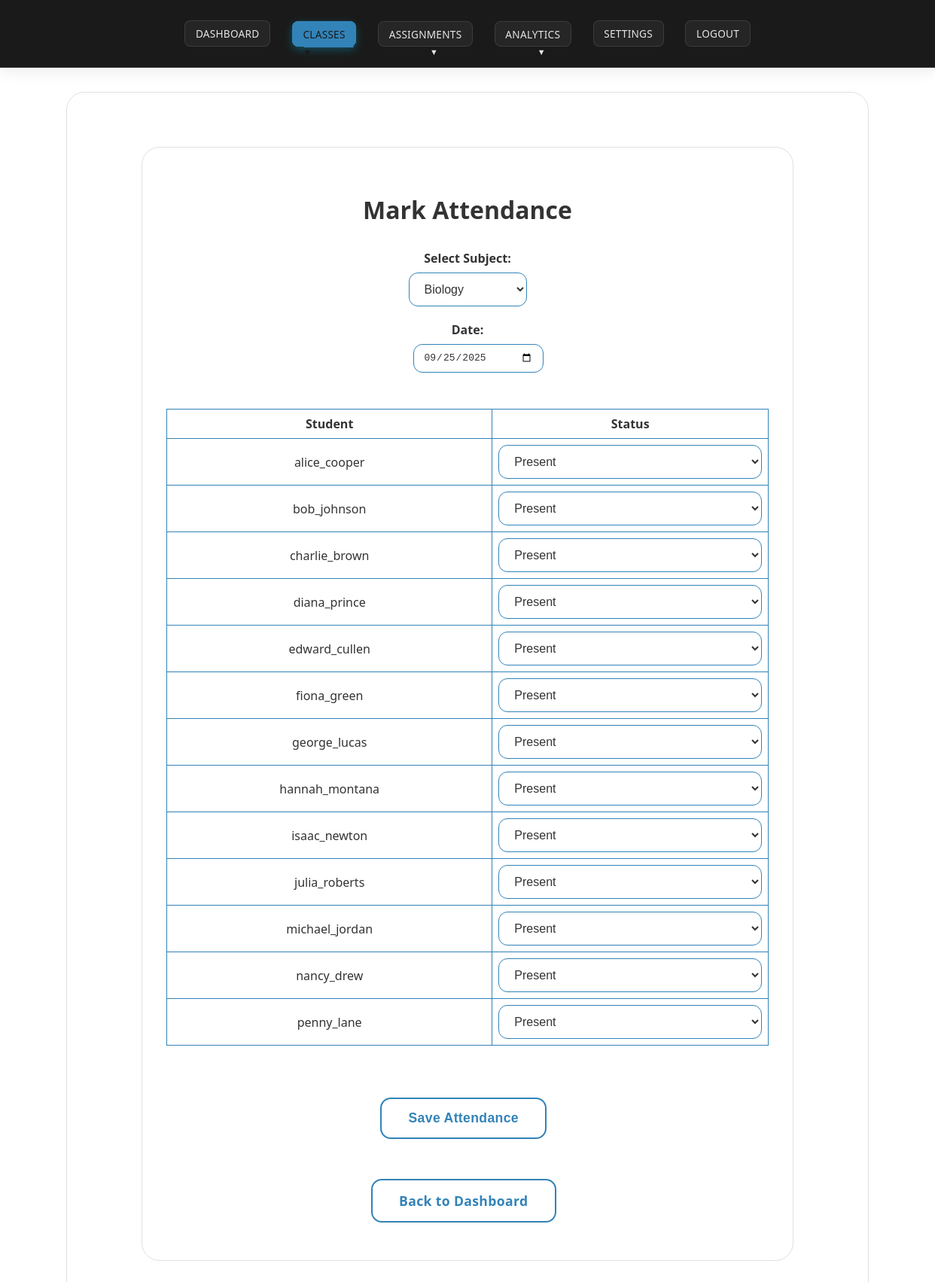
Screenshot of /mark_attendance?subject_id=1 (signed in) with the database file from the repository.
### tables this page shows
CREATE TABLE attendance (
    id INTEGER PRIMARY KEY,
    user_id INTEGER,
    subject_id INTEGER,
    date TEXT,
    present INTEGER,
    FOREIGN KEY (user_id) REFERENCES users(id),
    FOREIGN KEY (subject_id) REFERENCES subjects(id)
);

CREATE TABLE users (
    id INTEGER PRIMARY KEY,
    username TEXT UNIQUE,
    password TEXT,
    role TEXT
);

### app.py (the view, shortened to what this page needs)
@app.route('/mark_attendance', methods=['GET','POST'])
def mark_attendance():
    if not is_teacher():
        return redirect(url_for('login'))
    user_id = session['user_id']
    conn = get_db()
    cur = conn.cursor()
    cur.execute('''CREATE TABLE IF NOT EXISTS attendance (
                        id INTEGER PRIMARY KEY,
                        user_id INTEGER,
                        subject_id INTEGER,
                        date TEXT,
                        present INTEGER
                   )''')
    conn.commit()
    cur.execute('''SELECT id, name FROM subjects WHERE teacher_id = ?''', (user_id,))
    subjects = cur.fetchall()
    today = datetime.now().date().isoformat()
    attendance_data = []
    selected_date = request.args.get('date', today)
    selected_subject = request.args.get('subject_id')
    if selected_subject:
        cur.execute('''
            SELECT
                users.id AS student_id,
                users.username,
                attendance.present,
                attendance.id AS attendance_id
            FROM users
            JOIN enrollments ON users.id = enrollments.user_id
            LEFT JOIN attendance ON (
                attendance.user_id = users.id
                AND attendance.subject_id = ?
                AND attendance.date = ?
            )
            WHERE enrollments.subject_id = ? AND users.role = 'student'
            ORDER BY users.username
        ''', (selected_subject, selected_date, selected_subject))
        attendance_data = cur.fetchall()
    return render_template('mark_attendance.html',
                         subjects=subjects,
                         selected_subject=selected_subject,
                         selected_date=selected_date,
                         attendance_data=attendance_data)

### app.py (called while the page is built)
def is_teacher():
    return session.get('role') == 'teacher'

### templates/mark_attendance.html (shortened to what this page needs)
<!DOCTYPE html>
<html>
<head>
    <link rel="stylesheet" href="/static/styles.css">
</head>
<body>
    <div class="navbar">
        <div class="navbar-container">
            <div class="navbar-links">
                <a href="/teacher_dashboard" class="nav-link">Dashboard</a>
                <div class="dropdown">
                    <a href="#" class="nav-link dropdown-trigger active">Classes</a>
                </div>
                <div class="dropdown">
                    <a href="#" class="nav-link dropdown-trigger">Assignments</a>
                </div>
                <div class="dropdown">
                    <a href="#" class="nav-link dropdown-trigger">Analytics</a>
                </div>
                <a href="/teacher_settings" class="nav-link">Settings</a>
                <a href="/logout" class="nav-link">Logout</a>
            </div>
        </div>
    </div>
    <div class="container">
        <div class="dashboard-container card-3d">
            <h1>Mark Attendance</h1>
            <form method="GET" class="form-stack" style="max-width: 400px; margin: 0 auto 2em auto; text-align: center;">
                <div>
                    <label for="subject_id">Select Subject:</label>
                    <select name="subject_id" id="subject_id" onchange="this.form.submit()" required>
                        {% for subject in subjects %}
                        <option value="{{ subject['id'] }}" {% if selected_subject == subject['id']|string %}selected{% endif %}>
                            {{ subject['name'] }}
                        </option>
                        {% endfor %}
                    </select>
                </div>
                <div>
                    <label for="date">Date:</label>
                    <input type="date" name="date" id="date" value="{{ selected_date }}" onchange="this.form.submit()" required>
                </div>
            </form>
            {% if attendance_data %}
            <form method="POST" class="form-stack">
                <div class="table-wrapper">
                    <table>
                        <thead>
                            <tr>
                                <th>Student</th>
                                <th>Status</th>
                            </tr>
                        </thead>
                        <tbody>
                            {% for student in attendance_data %}
                            <tr>
                                <td>{{ student['username'] }}</td>
                                <td>
                                    <select name="student_{{ student['student_id'] }}" required>
                                        <option value="present" {% if student['present'] == 1 %}selected{% endif %}>Present</option>
                                    </select>
                                </td>
                            </tr>
                            {% endfor %}
                        </tbody>
                    </table>
                </div>
                <button type="submit" class="btn-3d">Save Attendance</button>
            </form>
            {% elif selected_subject %}
            <p>No students enrolled in this subject.</p>
            {% endif %}
            <div class="action-buttons">
                <a href="/teacher_dashboard" class="btn-3d">Back to Dashboard</a>
            </div>
        </div>
    </div>
</body>
</html>

### static/styles.css (style rules this page uses)
body { background: #ffffff; font-family: 'Segoe UI', 'Arial', sans-serif; color: hsl(0, 0%, 15%); margin: 0; padding: 0; min-height: 100vh; }
.navbar { background: hsl(0, 0%, 10%); box-shadow: 0 2px 20px rgba(0, 0, 0, 0.1); padding: 1.2em 0; position: sticky; top: 0; left: 0; right: 0; z-index: 1000; margin-bottom: 2em; border-bottom: 1px solid rgba(255, 255, 255, 0.1); width: 100%; }
.navbar-container { max-width: 1200px; margin: 0 auto; display: flex; justify-content: center; align-items: center; padding: 0.5em 1em; width: 100%; }
.navbar-links { display: flex; gap: 1.8em; align-items: center; justify-content: center; flex-wrap: wrap; max-width: 1200px; width: 100%; margin: 0 auto; }
.nav-link { color: hsl(0, 0%, 90%); text-decoration: none; font-weight: 500; padding: 0.5em 1em; border-radius: 8px; transition: all 0.3s ease; position: relative; background: rgba(255, 255, 255, 0.05); letter-spacing: 0.02em; text-transform: uppercase; font-size: 0.85em; border: 1px solid rgba(255, 255, 255, 0.1); }
.nav-link.active { background: hsl(204, 57%, 46%); color: hsl(0, 0%, 10%); box-shadow: 0 4px 12px rgba(0, 204, 255, 0.3); border: 1px solid hsl(204, 57%, 46%); transform: translateY(-1px); }
.nav-link.active::after { width: 80%; }
.nav-link::after { content: ''; position: absolute; bottom: -2px; left: 50%; width: 0; height: 2px; background: hsl(204, 57%, 46%); transition: all 0.3s ease; transform: translateX(-50%); }
.dropdown { position: relative; display: inline-block; }
.nav-link.dropdown-trigger::after { content: '▼'; font-size: 0.8em; margin-left: 6px; }
.dashboard-container { padding: 2.5em 2em; background: #ffffff; border-radius: 24px; max-width: 1200px; box-shadow: 0 8px 32px rgba(255, 255, 255, 0.3), 0 0 0 1px rgba(255, 255, 255, 0.1); width: 90%; margin: 2em auto; display: flex; flex-direction: column; align-items: center; border: 1px solid #e0e0e0; }
.container { padding: 2.5em 2em; background: #ffffff; border-radius: 24px; max-width: 1000px; box-shadow: 0 8px 32px rgba(255, 255, 255, 0.3), 0 0 0 1px rgba(255, 255, 255, 0.1); width: 90%; margin: 2em auto; display: flex; flex-direction: column; align-items: center; border: 1px solid #e0e0e0; }
.card-3d { background: #ffffff; border-radius: 24px; box-shadow: 0 6px 24px rgba(255, 255, 255, 0.3), 0 0 0 1px rgba(255, 255, 255, 0.1); width: 80%; border: 1px solid #e0e0e0; }
h1, h2, h3 { color: #333333; text-align: center; margin-bottom: 1em; text-decoration: none; }
.form-stack { display: flex; flex-direction: column; gap: 1.2em; width: 100%; align-items: center; }
input, select { padding: 0.75em 1em; border-radius: 12px; border: 1.5px solid hsl(204, 57%, 46%); font-size: 1em; background: #ffffff; color: #333333; transition: border 0.2s; outline: none; margin-bottom: 0.5em; width: 100%; max-width: 350px; text-decoration: none; }
.btn-3d { background: #ffffff; color: hsl(204, 57%, 46%); border: 2px solid hsl(204, 57%, 46%); border-radius: 14px; padding: 0.85em 2em; font-size: 1.1em; font-weight: 600; box-shadow: 0 6px 20px rgba(255, 255, 255, 0.3); transition: transform 0.12s, box-shadow 0.12s; cursor: pointer; letter-spacing: 0.02em; margin: 0.6em 0.6em 0.6em 0; display: inline-block; text-align: center; text-decoration: none; }
.action-buttons { margin-top: 2em; text-align: center; }
.table-wrapper { width: 100%; max-width: 900px; overflow-x: auto; margin: 0 auto; }
table { width: 100%; max-width: 900px; border-collapse: collapse; margin: 1em auto 2em; }
th, td { padding: 8px; border: 1px solid hsl(204, 57%, 46%); text-align: center; text-decoration: none; color: #333333; }
.form-stack label { text-align: center; width: 100%; display: block; margin-bottom: 0.5em; color: #333333; font-weight: 600; }
.form-stack input, .form-stack select { margin: 0 auto; display: block; width: 100%; max-width: 350px; }
.form-stack button { align-self: center; margin-top: 1em; }
.dashboard-container { max-width: 1200px; margin: 2em auto; padding: 2.5em 2em; }

### rows the page displays
attendance: username "alice_cooper", present "Present"
attendance: username "bob_johnson", present "Present"
attendance: username "charlie_brown", present "Present"
attendance: username "diana_prince", present "Present"
attendance: username "edward_cullen", present "Present"
attendance: username "fiona_green", present "Present"
attendance: username "george_lucas", present "Present"
attendance: username "hannah_montana", present "Present"
attendance: username "isaac_newton", present "Present"
attendance: username "julia_roberts", present "Present"
attendance: username "michael_jordan", present "Present"
attendance: username "nancy_drew", present "Present"
attendance: username "penny_lane", present "Present"

### other values shown
form field subject_id "Biology"
